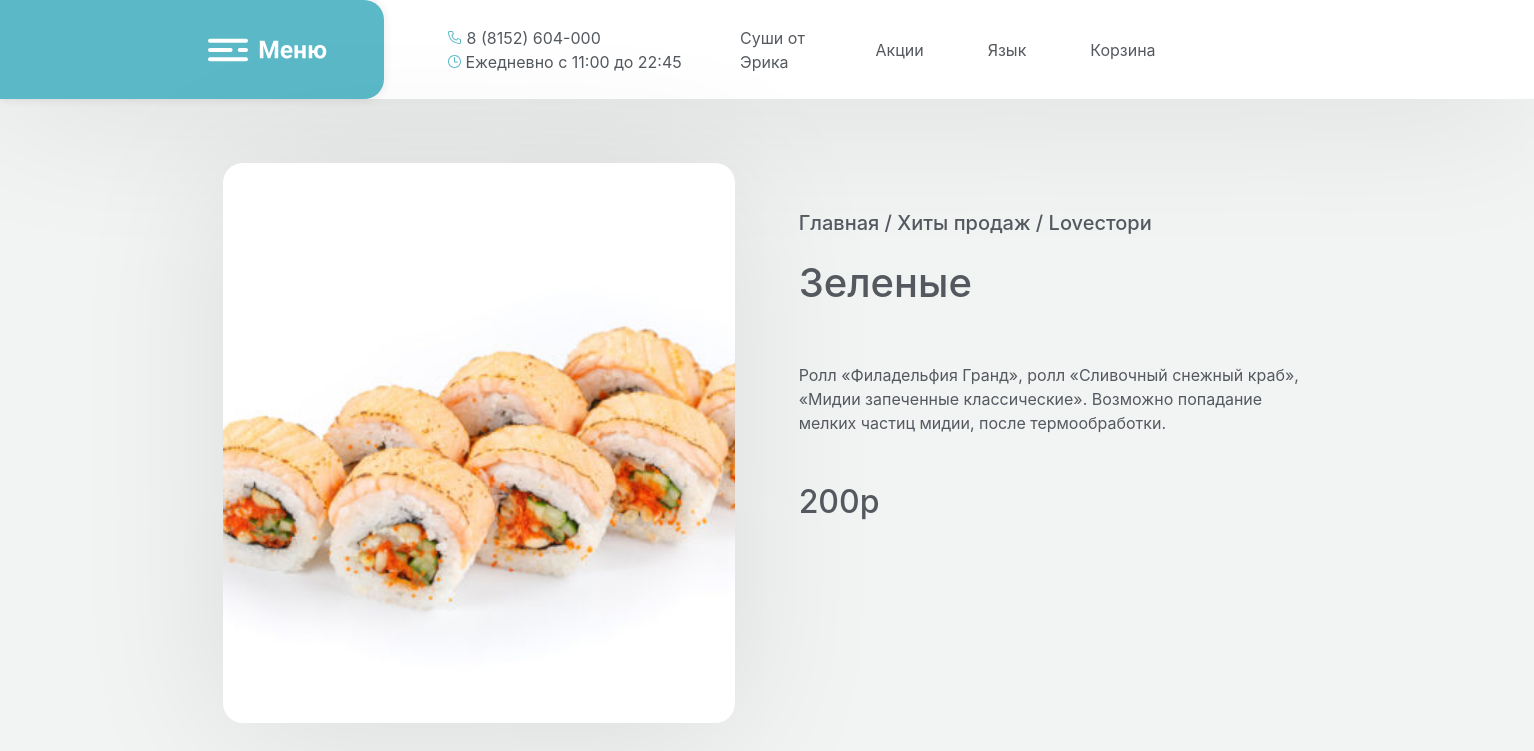
The page /meal/1 on the database as committed earlier.
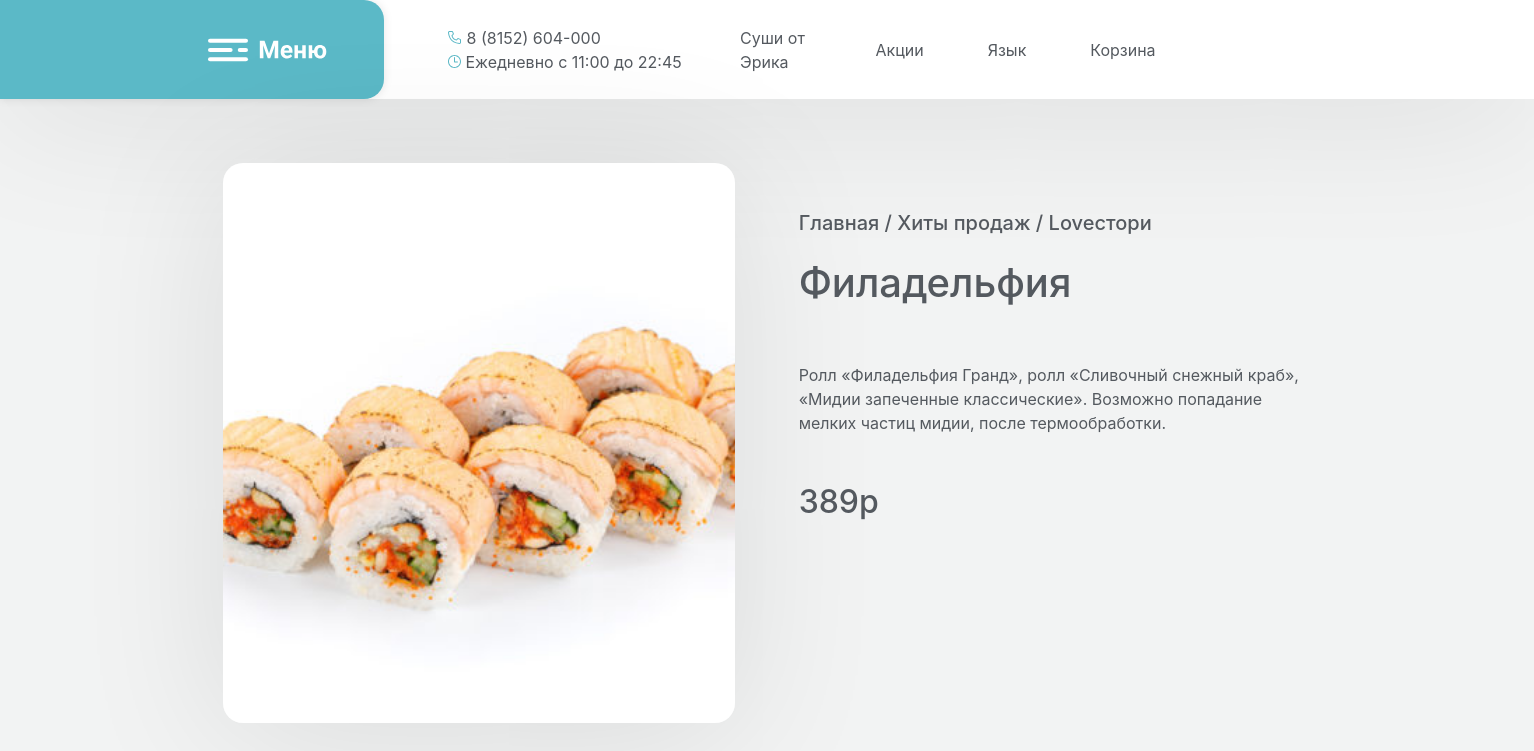
The same page on the database as committed later.
### index.py (models this page shows)
class Food(db.Model):
    id = db.Column(db.Integer, primary_key=True)
    name = db.Column(db.String, nullable=False)
    price = db.Column(db.Integer, nullable=False)

### index.py (the view)
@app.route("/meal/<int:food_id>")
def show_meal(food_id):
    food = db.session.query(Food).filter_by(id=food_id).first_or_404()
    return render_template("meal.html", food=food)

### templates/meal.html (shortened to what this page needs)
{% extends 'base.html' %}
{% block body %}
<main>
<div class="food-window">
    <div class="main-frame food-image" style="background-image: url('..//static/media/s_{{ food.id }}.jpg');"></div>
    <div class="main-frame description-frame">
        <span style="margin-top: 3em;"> <h5>Главная / Хиты продаж / Loveстори</h5> </span>
        <span style="margin-top: 1em;"> <h1> {{ food.name }} </h1> </span>
        <span style="margin-top: 3em;"> Ролл «Филадельфия Гранд», ролл «Сливочный снежный краб», «Мидии запеченные классические». Возможно попадание мелких частиц мидии, после термообработки. </span>
        <span style="margin-top: 3em; margin-left: 0em;"> <h2> {{ food.price }}р </h2> </span>
    </div>
</div>
{% endblock %}

### templates/base.html (shortened to what this page needs)
<!DOCTYPE html>
<html lang="ru">
<head>
	<link rel="stylesheet" href="https://maxcdn.bootstrapcdn.com/bootstrap/4.0.0/css/bootstrap.min.css">
    <link rel="stylesheet" href="{{ url_for('static', filename='css/style.css' )}}">
</head>
<body>
	<header>
		<div class="menu-button" onClick="document.location='/'">
            <img style="margin-left: 13em;" width="120em" height="100em" src="../static/media/menu.svg" alt="" loading="lazy">
        </div>
		<div class="center-height">
			<div class="header-center">
				<div class="header-object" style="margin-left: 4em; margin-right: 10em;">
					<div class="header-object-vertical">
						<span>
							8 (8152) 604-000
						</span>
						<span>
							Ежедневно с 11:00 до 22:45
						</span>
					</div>
				</div>
				<div class="header-object" style="width: 300px; margin-right: 0;">Суши от Эрика</div>
				<div class="header-object">Акции</div>
				<div class="header-object">Язык</div>
				<div class="header-object">Корзина</div>
			</div>
		</div>
	</header>
    {% block body %} {% endblock %}
</body>
</html>

### static/css/style.css (style rules this page uses)
body { background-color: #f2f3f3; color: #54595F; margin: 0; padding: 0; width: 100vw; height: 100vh; font-size: 16px !important; }
header { background-color: #ffffff; width: 100%; box-shadow: 0 10px 150px rgba(0,0,0,0.1); height: 6.2em; margin-bottom: 2em; display: flex !important; justify-content: flex-start; }
.center-height { padding: 0.8em 0; display: flex; }
.header-center { align-items: center; display: flex; width: 70%; justify-content: flex-start; }
.header-object { width: 100px; padding: 0em 0em; margin: 0em 2em; }
.header-object-vertical { display: flex; flex-direction: column; width: 300px; padding-left: 0; margin-left: 0em; margin-right: 5em; }
main { width: 65%; margin-left: auto; margin-right: auto; }
.menu-button { cursor: pointer; background-color: #5bb9c7; width: 24em; height: 6.2em; padding-right: 3em; border-top-right-radius: 20px; border-bottom-right-radius: 20px; box-shadow: 0 0px 10px rgba(0,0,0,0.1); }

### templates/meal.html (style rules this page uses)
main { width: 75%; }
.food-window { margin: 0 0em; display: flex; flex-direction: raw; align-items: center; justify-content: space-around; }
.main-frame { width: 32em; height: 35em; margin: 2em 1em;  }
.food-image { border-radius: 20px; background-size: cover; box-shadow: 0 10px 150px rgba(0,0,0,0.1); }
.description-frame { display: flex; flex-direction: column; }

Rows that differ between the two databases and show on the page:
changed Food: name "Зеленые" → "Филадельфия"; price "200" → "389"
